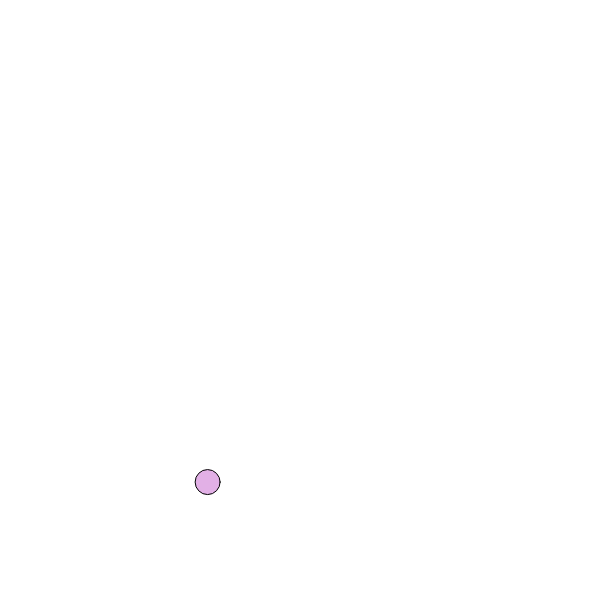
Frame 1 (no input)
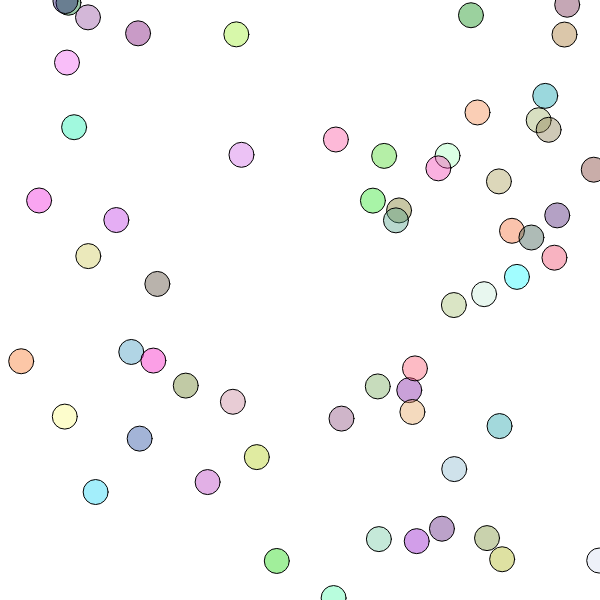
Frame 60 (no input)
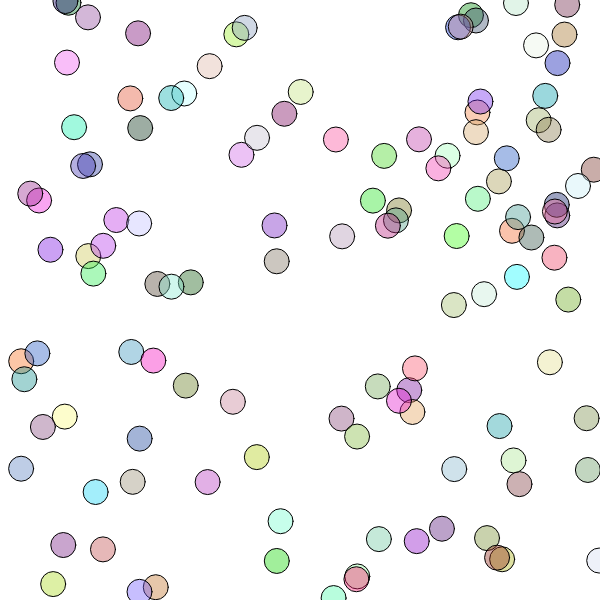
Frame 120 (the mouse pressed at the canvas centre since frame 60)

The p5.js sketch that drew these frames (run headless with seeded random() and noise() and a simulated clock; from frame 60 on, the mouse is pressed at the canvas centre):

// p5.js sketch
// ── sketch.js
var theta = 0;

function setup() {
  //runs once at the beginning
  createCanvas(600, 600);
}

function draw() {
  //runs 60 times a second

  fill(random()*255, random()*255, random()*255, 100);
  // red, green, blue, alpha (opacity)
  ellipse(random()*600, random()*600, 25, 25);
}

// function draw() {
//   theta += 1;
//   if (theta % 5 == 0) {
//     fill(random()*255, random()*255, random()*255, random()*100);
//     ellipse(mouseX, mouseY, 25, 25);
//   }
// }

// function mouseMoved() {
//   var norm_size = norm(mouseX, 0, width);
//   // fill(mouseX*255, random()*255, random()*255, random()*100);
//   stroke(255);
//   ellipse(mouseX, mouseY, norm_size*100, norm_size*100);
// }

function keyPressed() {
    clear();
}
